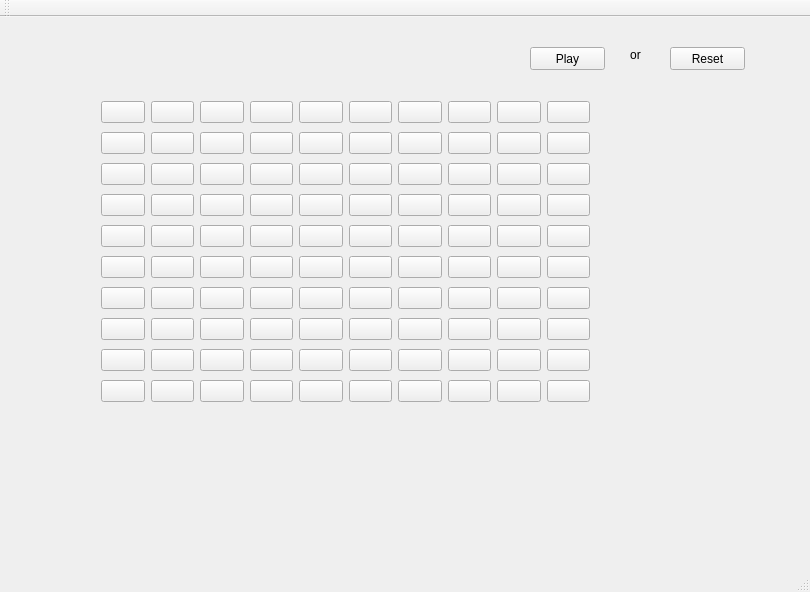
<?xml version="1.0" encoding="UTF-8"?>
<ui version="4.0">
 <class>MainWindow</class>
 <widget class="QMainWindow" name="MainWindow">
  <property name="geometry">
   <rect>
    <x>0</x>
    <y>0</y>
    <width>810</width>
    <height>592</height>
   </rect>
  </property>
  <property name="windowTitle">
   <string>MainWindow</string>
  </property>
  <widget class="QWidget" name="centralWidget">
   <widget class="QWidget" name="gridLayoutWidget">
    <property name="geometry">
     <rect>
      <x>90</x>
      <y>70</y>
      <width>511</width>
      <height>331</height>
     </rect>
    </property>
    <layout class="QGridLayout" name="gridLayout">
     <item row="0" column="6">
      <widget class="QPushButton" name="pushButton_7">
       <property name="text">
        <string/>
       </property>
      </widget>
     </item>
     <item row="1" column="7">
      <widget class="QPushButton" name="pushButton_18">
       <property name="text">
        <string/>
       </property>
      </widget>
     </item>
     <item row="0" column="8">
      <widget class="QPushButton" name="pushButton_9">
       <property name="text">
        <string/>
       </property>
      </widget>
     </item>
     <item row="2" column="9">
      <widget class="QPushButton" name="pushButton_30">
       <property name="text">
        <string/>
       </property>
      </widget>
     </item>
     <item row="3" column="8">
      <widget class="QPushButton" name="pushButton_39">
       <property name="text">
        <string/>
       </property>
      </widget>
     </item>
     <item row="2" column="8">
      <widget class="QPushButton" name="pushButton_29">
       <property name="text">
        <string/>
       </property>
      </widget>
     </item>
     <item row="4" column="9">
      <widget class="QPushButton" name="pushButton_50">
       <property name="text">
        <string/>
       </property>
      </widget>
     </item>
     <item row="2" column="4">
      <widget class="QPushButton" name="pushButton_25">
       <property name="text">
        <string/>
       </property>
      </widget>
     </item>
     <item row="2" column="7">
      <widget class="QPushButton" name="pushButton_28">
       <property name="text">
        <string/>
       </property>
      </widget>
     </item>
     <item row="3" column="7">
      <widget class="QPushButton" name="pushButton_38">
       <property name="text">
        <string/>
       </property>
      </widget>
     </item>
     <item row="2" column="3">
      <widget class="QPushButton" name="pushButton_24">
       <property name="text">
        <string/>
       </property>
      </widget>
     </item>
     <item row="2" column="6">
      <widget class="QPushButton" name="pushButton_27">
       <property name="text">
        <string/>
       </property>
      </widget>
     </item>
     <item row="2" column="5">
      <widget class="QPushButton" name="pushButton_26">
       <property name="text">
        <string/>
       </property>
      </widget>
     </item>
     <item row="4" column="3">
      <widget class="QPushButton" name="pushButton_44">
       <property name="text">
        <string/>
       </property>
      </widget>
     </item>
     <item row="4" column="8">
      <widget class="QPushButton" name="pushButton_49">
       <property name="text">
        <string/>
       </property>
      </widget>
     </item>
     <item row="0" column="2">
      <widget class="QPushButton" name="pushButton_3">
       <property name="text">
        <string/>
       </property>
      </widget>
     </item>
     <item row="3" column="5">
      <widget class="QPushButton" name="pushButton_36">
       <property name="text">
        <string/>
       </property>
      </widget>
     </item>
     <item row="6" column="5">
      <widget class="QPushButton" name="pushButton_66">
       <property name="text">
        <string/>
       </property>
      </widget>
     </item>
     <item row="6" column="2">
      <widget class="QPushButton" name="pushButton_63">
       <property name="text">
        <string/>
       </property>
      </widget>
     </item>
     <item row="7" column="6">
      <widget class="QPushButton" name="pushButton_77">
       <property name="text">
        <string/>
       </property>
      </widget>
     </item>
     <item row="7" column="7">
      <widget class="QPushButton" name="pushButton_78">
       <property name="text">
        <string/>
       </property>
      </widget>
     </item>
     <item row="6" column="1">
      <widget class="QPushButton" name="pushButton_62">
       <property name="text">
        <string/>
       </property>
      </widget>
     </item>
     <item row="3" column="0">
      <widget class="QPushButton" name="pushButton_31">
       <property name="text">
        <string/>
       </property>
      </widget>
     </item>
     <item row="0" column="0">
      <widget class="QPushButton" name="pushButton">
       <property name="text">
        <string/>
       </property>
      </widget>
     </item>
     <item row="0" column="1">
      <widget class="QPushButton" name="pushButton_2">
       <property name="text">
        <string/>
       </property>
      </widget>
     </item>
     <item row="5" column="7">
      <widget class="QPushButton" name="pushButton_58">
       <property name="text">
        <string/>
       </property>
      </widget>
     </item>
     <item row="0" column="9">
      <widget class="QPushButton" name="pushButton_10">
       <property name="text">
        <string/>
       </property>
      </widget>
     </item>
     <item row="7" column="4">
      <widget class="QPushButton" name="pushButton_75">
       <property name="text">
        <string/>
       </property>
      </widget>
     </item>
     <item row="5" column="4">
      <widget class="QPushButton" name="pushButton_55">
       <property name="text">
        <string/>
       </property>
      </widget>
     </item>
     <item row="5" column="5">
      <widget class="QPushButton" name="pushButton_56">
       <property name="text">
        <string/>
       </property>
      </widget>
     </item>
     <item row="7" column="3">
      <widget class="QPushButton" name="pushButton_74">
       <property name="text">
        <string/>
       </property>
      </widget>
     </item>
     <item row="5" column="6">
      <widget class="QPushButton" name="pushButton_57">
       <property name="text">
        <string/>
       </property>
      </widget>
     </item>
     <item row="8" column="2">
      <widget class="QPushButton" name="pushButton_83">
       <property name="text">
        <string/>
       </property>
      </widget>
     </item>
     <item row="8" column="4">
      <widget class="QPushButton" name="pushButton_85">
       <property name="text">
        <string/>
       </property>
      </widget>
     </item>
     <item row="8" column="3">
      <widget class="QPushButton" name="pushButton_84">
       <property name="text">
        <string/>
       </property>
      </widget>
     </item>
     <item row="2" column="2">
      <widget class="QPushButton" name="pushButton_23">
       <property name="text">
        <string/>
       </property>
      </widget>
     </item>
     <item row="5" column="2">
      <widget class="QPushButton" name="pushButton_53">
       <property name="text">
        <string/>
       </property>
      </widget>
     </item>
     <item row="3" column="9">
      <widget class="QPushButton" name="pushButton_40">
       <property name="text">
        <string/>
       </property>
      </widget>
     </item>
     <item row="3" column="6">
      <widget class="QPushButton" name="pushButton_37">
       <property name="text">
        <string/>
       </property>
      </widget>
     </item>
     <item row="5" column="1">
      <widget class="QPushButton" name="pushButton_52">
       <property name="text">
        <string/>
       </property>
      </widget>
     </item>
     <item row="0" column="5">
      <widget class="QPushButton" name="pushButton_6">
       <property name="text">
        <string/>
       </property>
      </widget>
     </item>
     <item row="0" column="3">
      <widget class="QPushButton" name="pushButton_4">
       <property name="text">
        <string/>
       </property>
      </widget>
     </item>
     <item row="0" column="4">
      <widget class="QPushButton" name="pushButton_5">
       <property name="text">
        <string/>
       </property>
      </widget>
     </item>
     <item row="6" column="6">
      <widget class="QPushButton" name="pushButton_67">
       <property name="text">
        <string/>
       </property>
      </widget>
     </item>
     <item row="7" column="9">
      <widget class="QPushButton" name="pushButton_80">
       <property name="text">
        <string/>
       </property>
      </widget>
     </item>
     <item row="4" column="7">
      <widget class="QPushButton" name="pushButton_48">
       <property name="text">
        <string/>
       </property>
      </widget>
     </item>
     <item row="4" column="6">
      <widget class="QPushButton" name="pushButton_47">
       <property name="text">
        <string/>
       </property>
      </widget>
     </item>
     <item row="2" column="1">
      <widget class="QPushButton" name="pushButton_22">
       <property name="text">
        <string/>
       </property>
      </widget>
     </item>
     <item row="2" column="0">
      <widget class="QPushButton" name="pushButton_21">
       <property name="text">
        <string/>
       </property>
      </widget>
     </item>
     <item row="5" column="3">
      <widget class="QPushButton" name="pushButton_54">
       <property name="text">
        <string/>
       </property>
      </widget>
     </item>
     <item row="5" column="8">
      <widget class="QPushButton" name="pushButton_59">
       <property name="text">
        <string/>
       </property>
      </widget>
     </item>
     <item row="8" column="0">
      <widget class="QPushButton" name="pushButton_81">
       <property name="text">
        <string/>
       </property>
      </widget>
     </item>
     <item row="8" column="1">
      <widget class="QPushButton" name="pushButton_82">
       <property name="text">
        <string/>
       </property>
      </widget>
     </item>
     <item row="5" column="0">
      <widget class="QPushButton" name="pushButton_51">
       <property name="text">
        <string/>
       </property>
      </widget>
     </item>
     <item row="0" column="7">
      <widget class="QPushButton" name="pushButton_8">
       <property name="text">
        <string/>
       </property>
      </widget>
     </item>
     <item row="7" column="0">
      <widget class="QPushButton" name="pushButton_71">
       <property name="text">
        <string/>
       </property>
      </widget>
     </item>
     <item row="6" column="0">
      <widget class="QPushButton" name="pushButton_61">
       <property name="text">
        <string/>
       </property>
      </widget>
     </item>
     <item row="1" column="0">
      <widget class="QPushButton" name="pushButton_11">
       <property name="text">
        <string/>
       </property>
      </widget>
     </item>
     <item row="1" column="2">
      <widget class="QPushButton" name="pushButton_13">
       <property name="text">
        <string/>
       </property>
      </widget>
     </item>
     <item row="1" column="1">
      <widget class="QPushButton" name="pushButton_12">
       <property name="text">
        <string/>
       </property>
      </widget>
     </item>
     <item row="1" column="9">
      <widget class="QPushButton" name="pushButton_20">
       <property name="text">
        <string/>
       </property>
      </widget>
     </item>
     <item row="1" column="4">
      <widget class="QPushButton" name="pushButton_15">
       <property name="text">
        <string/>
       </property>
      </widget>
     </item>
     <item row="1" column="3">
      <widget class="QPushButton" name="pushButton_14">
       <property name="text">
        <string/>
       </property>
      </widget>
     </item>
     <item row="1" column="8">
      <widget class="QPushButton" name="pushButton_19">
       <property name="text">
        <string/>
       </property>
      </widget>
     </item>
     <item row="1" column="5">
      <widget class="QPushButton" name="pushButton_16">
       <property name="text">
        <string/>
       </property>
      </widget>
     </item>
     <item row="1" column="6">
      <widget class="QPushButton" name="pushButton_17">
       <property name="text">
        <string/>
       </property>
      </widget>
     </item>
     <item row="8" column="5">
      <widget class="QPushButton" name="pushButton_86">
       <property name="text">
        <string/>
       </property>
      </widget>
     </item>
     <item row="3" column="4">
      <widget class="QPushButton" name="pushButton_35">
       <property name="text">
        <string/>
       </property>
      </widget>
     </item>
     <item row="3" column="1">
      <widget class="QPushButton" name="pushButton_32">
       <property name="text">
        <string/>
       </property>
      </widget>
     </item>
     <item row="3" column="2">
      <widget class="QPushButton" name="pushButton_33">
       <property name="text">
        <string/>
       </property>
      </widget>
     </item>
     <item row="4" column="2">
      <widget class="QPushButton" name="pushButton_43">
       <property name="text">
        <string/>
       </property>
      </widget>
     </item>
     <item row="4" column="4">
      <widget class="QPushButton" name="pushButton_45">
       <property name="text">
        <string/>
       </property>
      </widget>
     </item>
     <item row="4" column="5">
      <widget class="QPushButton" name="pushButton_46">
       <property name="text">
        <string/>
       </property>
      </widget>
     </item>
     <item row="3" column="3">
      <widget class="QPushButton" name="pushButton_34">
       <property name="text">
        <string/>
       </property>
      </widget>
     </item>
     <item row="4" column="1">
      <widget class="QPushButton" name="pushButton_42">
       <property name="text">
        <string/>
       </property>
      </widget>
     </item>
     <item row="5" column="9">
      <widget class="QPushButton" name="pushButton_60">
       <property name="text">
        <string/>
       </property>
      </widget>
     </item>
     <item row="4" column="0">
      <widget class="QPushButton" name="pushButton_41">
       <property name="text">
        <string/>
       </property>
      </widget>
     </item>
     <item row="6" column="7">
      <widget class="QPushButton" name="pushButton_68">
       <property name="text">
        <string/>
       </property>
      </widget>
     </item>
     <item row="6" column="3">
      <widget class="QPushButton" name="pushButton_64">
       <property name="text">
        <string/>
       </property>
      </widget>
     </item>
     <item row="7" column="5">
      <widget class="QPushButton" name="pushButton_76">
       <property name="text">
        <string/>
       </property>
      </widget>
     </item>
     <item row="7" column="8">
      <widget class="QPushButton" name="pushButton_79">
       <property name="text">
        <string/>
       </property>
      </widget>
     </item>
     <item row="8" column="6">
      <widget class="QPushButton" name="pushButton_87">
       <property name="text">
        <string/>
       </property>
      </widget>
     </item>
     <item row="8" column="7">
      <widget class="QPushButton" name="pushButton_88">
       <property name="text">
        <string/>
       </property>
      </widget>
     </item>
     <item row="7" column="1">
      <widget class="QPushButton" name="pushButton_72">
       <property name="text">
        <string/>
       </property>
      </widget>
     </item>
     <item row="7" column="2">
      <widget class="QPushButton" name="pushButton_73">
       <property name="text">
        <string/>
       </property>
      </widget>
     </item>
     <item row="8" column="8">
      <widget class="QPushButton" name="pushButton_89">
       <property name="text">
        <string/>
       </property>
      </widget>
     </item>
     <item row="8" column="9">
      <widget class="QPushButton" name="pushButton_90">
       <property name="text">
        <string/>
       </property>
      </widget>
     </item>
     <item row="6" column="9">
      <widget class="QPushButton" name="pushButton_70">
       <property name="text">
        <string/>
       </property>
      </widget>
     </item>
     <item row="6" column="8">
      <widget class="QPushButton" name="pushButton_69">
       <property name="text">
        <string/>
       </property>
      </widget>
     </item>
     <item row="6" column="4">
      <widget class="QPushButton" name="pushButton_65">
       <property name="text">
        <string/>
       </property>
      </widget>
     </item>
     <item row="9" column="9">
      <widget class="QPushButton" name="pushButton_100">
       <property name="text">
        <string/>
       </property>
      </widget>
     </item>
     <item row="9" column="8">
      <widget class="QPushButton" name="pushButton_99">
       <property name="text">
        <string/>
       </property>
      </widget>
     </item>
     <item row="9" column="7">
      <widget class="QPushButton" name="pushButton_98">
       <property name="text">
        <string/>
       </property>
      </widget>
     </item>
     <item row="9" column="6">
      <widget class="QPushButton" name="pushButton_97">
       <property name="text">
        <string/>
       </property>
      </widget>
     </item>
     <item row="9" column="5">
      <widget class="QPushButton" name="pushButton_96">
       <property name="text">
        <string/>
       </property>
      </widget>
     </item>
     <item row="9" column="4">
      <widget class="QPushButton" name="pushButton_95">
       <property name="text">
        <string/>
       </property>
      </widget>
     </item>
     <item row="9" column="3">
      <widget class="QPushButton" name="pushButton_94">
       <property name="text">
        <string/>
       </property>
      </widget>
     </item>
     <item row="9" column="2">
      <widget class="QPushButton" name="pushButton_93">
       <property name="text">
        <string/>
       </property>
      </widget>
     </item>
     <item row="9" column="1">
      <widget class="QPushButton" name="pushButton_92">
       <property name="text">
        <string/>
       </property>
      </widget>
     </item>
     <item row="9" column="0">
      <widget class="QPushButton" name="pushButton_91">
       <property name="text">
        <string/>
       </property>
      </widget>
     </item>
    </layout>
   </widget>
   <widget class="QLabel" name="label">
    <property name="geometry">
     <rect>
      <x>90</x>
      <y>30</y>
      <width>231</width>
      <height>16</height>
     </rect>
    </property>
    <property name="text">
     <string/>
    </property>
   </widget>
   <widget class="QPushButton" name="pushButton_101">
    <property name="geometry">
     <rect>
      <x>530</x>
      <y>30</y>
      <width>75</width>
      <height>23</height>
     </rect>
    </property>
    <property name="text">
     <string>Play</string>
    </property>
   </widget>
   <widget class="QLabel" name="label_2">
    <property name="geometry">
     <rect>
      <x>620</x>
      <y>30</y>
      <width>31</width>
      <height>16</height>
     </rect>
    </property>
    <property name="text">
     <string> or </string>
    </property>
    <property name="alignment">
     <set>Qt::AlignCenter</set>
    </property>
   </widget>
   <widget class="QPushButton" name="pushButton_102">
    <property name="geometry">
     <rect>
      <x>670</x>
      <y>30</y>
      <width>75</width>
      <height>23</height>
     </rect>
    </property>
    <property name="text">
     <string>Reset</string>
    </property>
   </widget>
   <widget class="QLabel" name="label_3">
    <property name="geometry">
     <rect>
      <x>476</x>
      <y>29</y>
      <width>41</width>
      <height>31</height>
     </rect>
    </property>
    <property name="text">
     <string/>
    </property>
   </widget>
  </widget>
  <widget class="QMenuBar" name="menuBar">
   <property name="geometry">
    <rect>
     <x>0</x>
     <y>0</y>
     <width>810</width>
     <height>21</height>
    </rect>
   </property>
  </widget>
  <widget class="QToolBar" name="mainToolBar">
   <attribute name="toolBarArea">
    <enum>TopToolBarArea</enum>
   </attribute>
   <attribute name="toolBarBreak">
    <bool>false</bool>
   </attribute>
  </widget>
  <widget class="QStatusBar" name="statusBar"/>
 </widget>
 <layoutdefault spacing="6" margin="11"/>
 <resources/>
 <connections/>
</ui>
